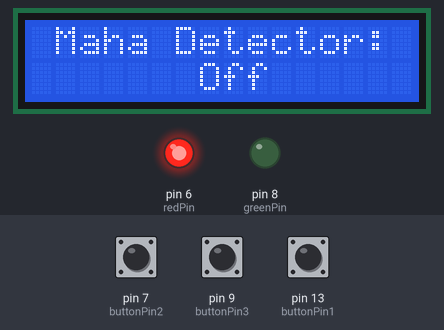
Recording of a sketch running on a simulated Arduino Uno, built with avr-gcc and run on an emulated ATmega328P. Parts: 16×2 character LCD, output pins drawn as LEDs (lit = HIGH). The test bench sets the inputs (shaded band); at power-on: pin 13 (buttonPin1) LOW, pin 7 (buttonPin2) LOW, pin 9 (buttonPin3) LOW. What the sketch prints to the serial monitor is not drawn.

Above: at 1.2 s.
1.3 s: pin 13 (buttonPin1) pulled HIGH for 0.15 s
At 2.3 s:
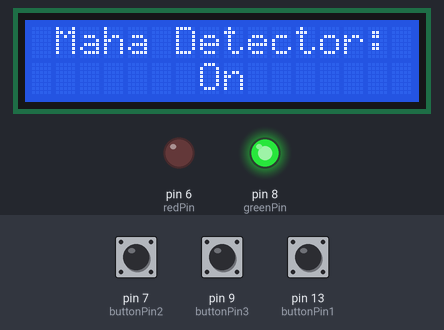
2.9 s: pin 7 (buttonPin2) pulled HIGH for 0.15 s
At 3.7 s:
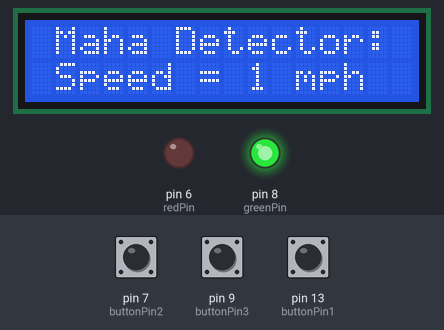
4.5 s: pin 7 (buttonPin2) pulled HIGH for 1 s
At 5.0 s:
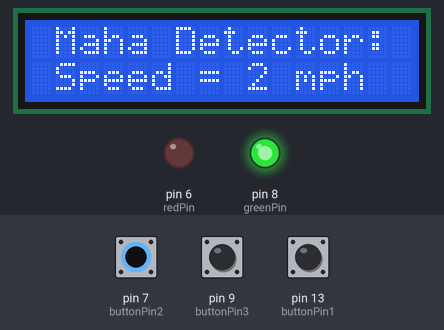
7.0 s: pin 9 (buttonPin3) pulled HIGH for 0.15 s
At 8.3 s:
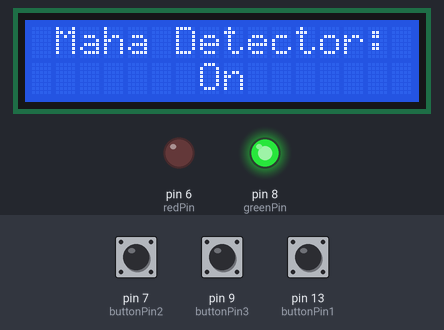
11.1 s: pin 7 (buttonPin2) pulled HIGH for 3.2 s
At 11.6 s:
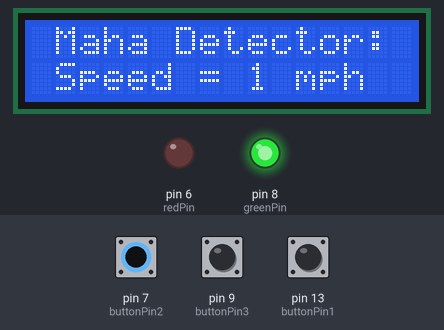
Timing chart, 0 to 14.1 s (numbered marks = the images above; inputs shaded):
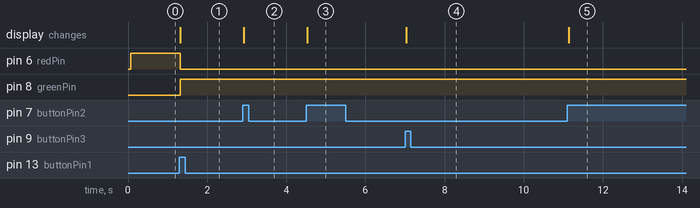

Measured:
- after the input at 1.3 s, pin 6 (redPin): HIGH → LOW at once; pin 8 (greenPin): LOW → HIGH at once; the display: changes at once (image 1)
- after the input at 2.9 s, the display: changes at once (image 2)
- after the input at 4.5 s, the display: changes at once (image 3)
- after the input at 7.0 s, the display: changes at once (image 4)
- after the input at 11.1 s, the display: changes at once (image 5)

The sketch:

Project_Master.ino
```cpp
/*
The circuit:
  * LCD RS pin to digital pin 12
  * LCD Enable pin to digital pin 11
  * LCD D4 pin to digital pin 5
  * LCD D5 pin to digital pin 4
  * LCD D6 pin to digital pin 3
  * LCD D7 pin to digital pin 2
  * LCD R/W pin to ground
  * LCD VSS pin to ground
  * LCD VCC pin to 5V
  * 10K resistor:
  * ends to +5V and ground
  * wiper to LCD VO pin (pin 3)

  on/off button to pin 13
  speed limit increment button to pin 7
  speed limit send button to pin 9

  // Project Master
  Code for the remote subsystem that controls the IR subsystem
  * Turns IR subsystem on/off
  * Changes speed limit for IR subsystem

  Resources: none
*/

#include <LiquidCrystal.h>

const int rs = 12, en = 11, d4 = 5, d5 = 4, d6 = 3, d7 = 2;
LiquidCrystal lcd(rs, en, d4, d5, d6, d7);


int buttonPin1 = 13; // turn on/off
int buttonNew1;
int buttonOld1 = 1;

int buttonPin2 = 7; // speed limit
int buttonNew2;
int buttonOld2 = 1;

int buttonPin3 = 9; // confirm speed limit
int buttonNew3;
int buttonOld3 = 1;

int redPin = 6; // red led pin
int greenPin = 8; // green led pin

int remoteOn = 0; // 0 for off 1 for on
int limit = 0; // speed limit

void setup() {
  pinMode(buttonPin1, INPUT);
  pinMode(buttonPin2, INPUT);
  pinMode(buttonPin3, INPUT);
  pinMode(redPin, OUTPUT);
  pinMode(greenPin, OUTPUT);
  // set up the LCD's number of columns and rows:
  lcd.begin(16, 2);
  Serial.begin(9600);
  // starting display
  lcd.setCursor(1,0);
  lcd.print("Maha Detector:");
  lcd.setCursor(7,1);
  lcd.print("Off");
  digitalWrite(redPin, 1);
}

void loop() {
  buttonNew1 = digitalRead(buttonPin1);
  buttonNew2 = digitalRead(buttonPin2);
  buttonNew3 = digitalRead(buttonPin3);
  if (buttonOld1 == 0 && buttonNew1 == 1) {
    if (remoteOn == 0) { // turn IR detector on
      remoteOn = 1;
      lcd.clear();
      lcd.setCursor(1, 0);
      lcd.print("Maha Detector:");
      lcd.setCursor(7,1);
      lcd.print("On");
      digitalWrite(greenPin, 1);
      digitalWrite(redPin, 0);
      Serial.write(remoteOn);
    } else { // turn IR detector off
      remoteOn = 0;
      lcd.clear();
      lcd.setCursor(1, 0);
      lcd.print("Maha Detector:");
      lcd.setCursor(7, 1);
      lcd.print("Off");
      digitalWrite(greenPin, 0);
      digitalWrite(redPin, 1);
      Serial.write(remoteOn);
    }
  }
  buttonOld1 = buttonNew1;

  if (buttonOld2 == 0 && buttonNew2 == 1 && remoteOn > 0) {
    limit = limit + 1; // increment speed limit and display it
    lcd.setCursor(1, 1);
    lcd.print("Speed = ");
    lcd.setCursor(9, 1);
    String s = String(limit) + " mph";
    lcd.print(s);
  }
  buttonOld2 = buttonNew2;

  if (buttonOld3 == 0 && buttonNew3 == 1 && remoteOn > 0) {
    Serial.write(limit); // send new speed limit
    lcd.clear();
    lcd.setCursor(1, 0);
    lcd.print("Maha Detector:"); // reset lcd screen
    lcd.setCursor(7,1);
    lcd.print("On");
    limit = 0; // reset limit
  }
  buttonOld3 = buttonNew3;
  delay(50);
}
```
